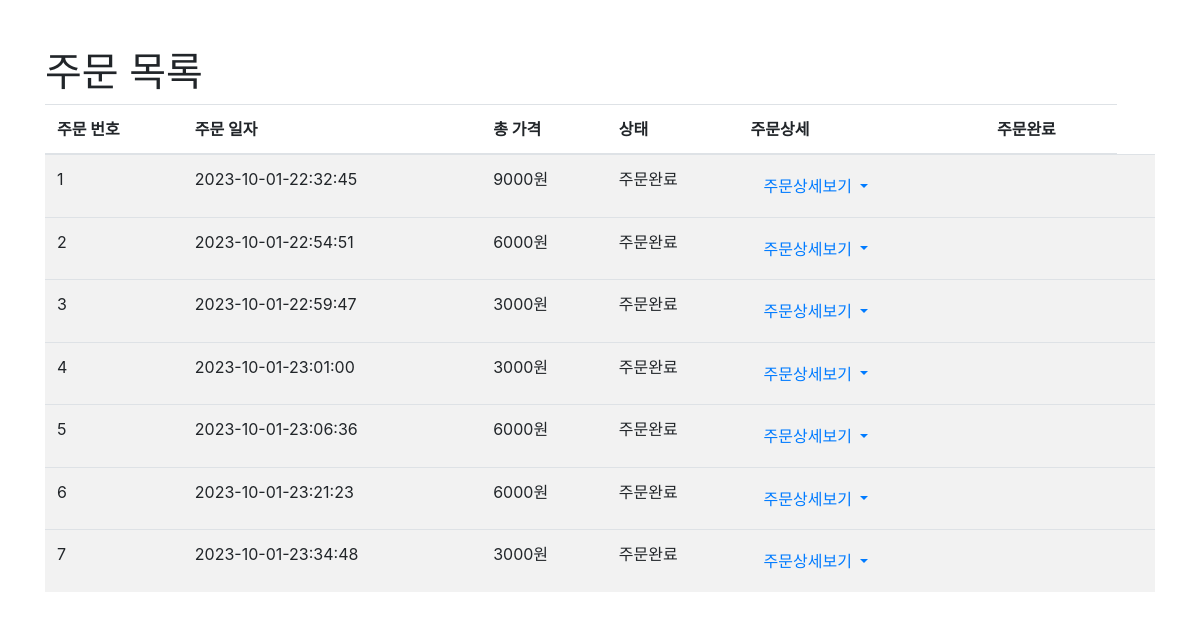
/order/order_list, run on the app's committed database.
### pybo/models.py (models this page shows)
class Order(db.Model):
    id = db.Column(db.Integer, primary_key=True)
    create_date = db.Column(db.DateTime(), nullable=False)
    total_price = db.Column(db.Integer, nullable=False)
    status = db.Column(db.String(20), nullable=False)  # 주문 상태 (예: "대기 중", "완료됨" 등)

### pybo/views/order_views.py (the view)
@bp.route('/order_list')
def order_list():
    orders = Order.query.all()
    return render_template('question/order_list.html', orders=orders)

### pybo/views/auth_views.py (called while the page is built)
@bp.before_app_request
def load_logged_in_user():
    user_id = session.get('user_id')
    if user_id is None:
        g.user = None
    else:
        g.user = User.query.get(user_id)

### pybo/templates/question/order_list.html (shortened to what this page needs)
<!DOCTYPE html>
<html lang="en">
<head>
    <link rel="stylesheet" href="https://maxcdn.bootstrapcdn.com/bootstrap/4.5.2/css/bootstrap.min.css">
</head>
<body>
    <div class="container mt-5">
        <h1>주문 목록</h1>
        <table class="table table-striped">
            <thead>
                <tr>
                    <th>주문 번호</th>
                    <th>주문 일자</th>
                    <th>총 가격</th>
                    <th>상태</th>
                    <th>주문상세</th>
                    <th>주문완료</th>
                </tr>
            </thead>
            <tbody>
                {% for order in orders %}
                    <tr>
                        <td>{{ order.id }}</td>
                        <td>{{ order.create_date.strftime('%Y-%m-%d-%H:%M:%S') }}</td>
                        <td>{{ order.total_price }}원</td>
                        <td>{{ order.status }}</td>
                        <td>
                            <div class="dropdown">
                                <button class="btn btn-link dropdown-toggle" type="button" id="dropdownMenuButton{{ order.id }}" data-toggle="collapse" data-target="#orderDetail{{ order.id }}" aria-expanded="false">
                                    주문상세보기
                                </button>
                            </div>
                        </td>
                            <td>
                            </td>
                            <td>
                            </td>
                    </tr>
                {% endfor %}
            </tbody>
        </table>
    </div>
</body>
</html>

### data on the page
Order: id "1", create_date "2023-10-01-22:32:45", total_price "9000", status "주문완료"
Order: id "2", create_date "2023-10-01-22:54:51", total_price "6000", status "주문완료"
Order: id "3", create_date "2023-10-01-22:59:47", total_price "3000", status "주문완료"
Order: id "4", create_date "2023-10-01-23:01:00", total_price "3000", status "주문완료"
Order: id "5", create_date "2023-10-01-23:06:36", total_price "6000", status "주문완료"
Order: id "6", create_date "2023-10-01-23:21:23", total_price "6000", status "주문완료"
Order: id "7", create_date "2023-10-01-23:34:48", total_price "3000", status "주문완료"
